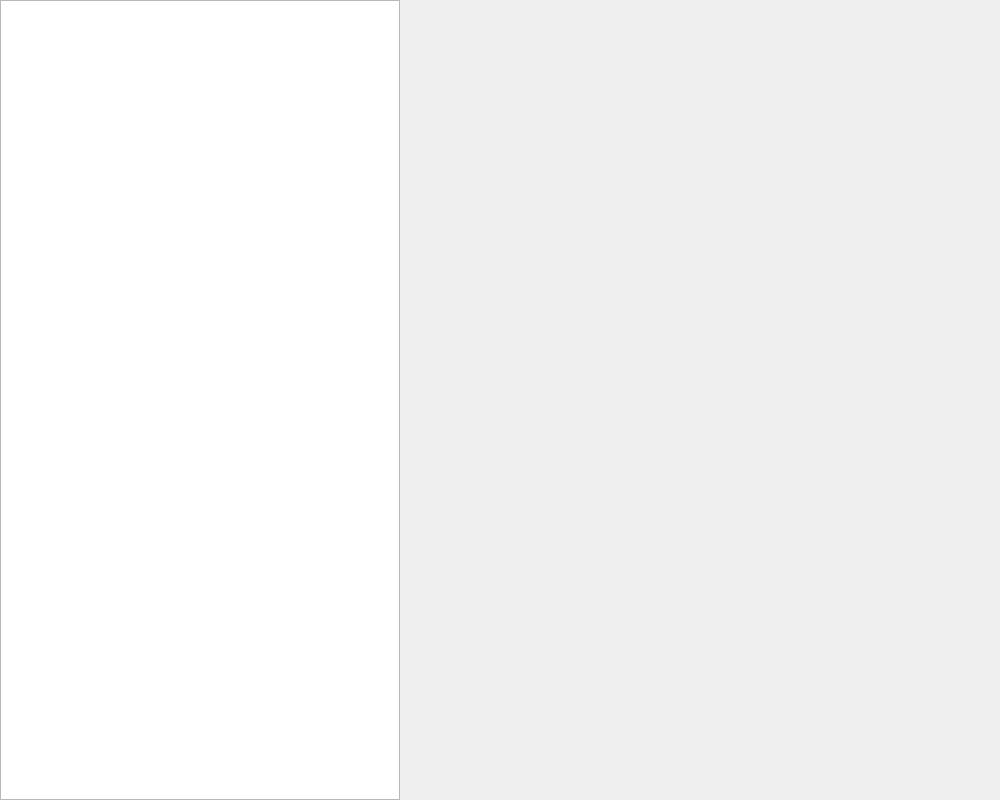
<?xml version="1.0" encoding="UTF-8"?>
<ui version="4.0">
 <class>CommStatsQWidget</class>
 <widget class="QWidget" name="CommStatsQWidget">
  <property name="geometry">
   <rect>
    <x>0</x>
    <y>0</y>
    <width>1000</width>
    <height>800</height>
   </rect>
  </property>
  <property name="minimumSize">
   <size>
    <width>1000</width>
    <height>800</height>
   </size>
  </property>
  <property name="maximumSize">
   <size>
    <width>1000</width>
    <height>800</height>
   </size>
  </property>
  <property name="windowTitle">
   <string>Tasker - My Commitments</string>
  </property>
  <layout class="QGridLayout" name="gridLayout">
   <property name="leftMargin">
    <number>0</number>
   </property>
   <property name="topMargin">
    <number>0</number>
   </property>
   <property name="bottomMargin">
    <number>0</number>
   </property>
   <item row="0" column="0">
    <widget class="QTreeWidget" name="commitmentsQTreeWidget">
     <property name="enabled">
      <bool>true</bool>
     </property>
     <property name="sizePolicy">
      <sizepolicy hsizetype="Preferred" vsizetype="Preferred">
       <horstretch>0</horstretch>
       <verstretch>0</verstretch>
      </sizepolicy>
     </property>
     <property name="minimumSize">
      <size>
       <width>400</width>
       <height>600</height>
      </size>
     </property>
     <property name="maximumSize">
      <size>
       <width>400</width>
       <height>800</height>
      </size>
     </property>
     <property name="frameShape">
      <enum>QFrame::StyledPanel</enum>
     </property>
     <property name="frameShadow">
      <enum>QFrame::Plain</enum>
     </property>
     <property name="verticalScrollBarPolicy">
      <enum>Qt::ScrollBarAsNeeded</enum>
     </property>
     <property name="horizontalScrollBarPolicy">
      <enum>Qt::ScrollBarAsNeeded</enum>
     </property>
     <property name="sizeAdjustPolicy">
      <enum>QAbstractScrollArea::AdjustToContents</enum>
     </property>
     <property name="autoScroll">
      <bool>true</bool>
     </property>
     <property name="alternatingRowColors">
      <bool>true</bool>
     </property>
     <property name="selectionMode">
      <enum>QAbstractItemView::SingleSelection</enum>
     </property>
     <attribute name="headerVisible">
      <bool>false</bool>
     </attribute>
     <column>
      <property name="text">
       <string>COMMITMENTS</string>
      </property>
     </column>
    </widget>
   </item>
   <item row="0" column="1">
    <widget class="QWidget" name="commStatsHubQWidget" native="true"/>
   </item>
  </layout>
 </widget>
 <resources/>
 <connections/>
</ui>
